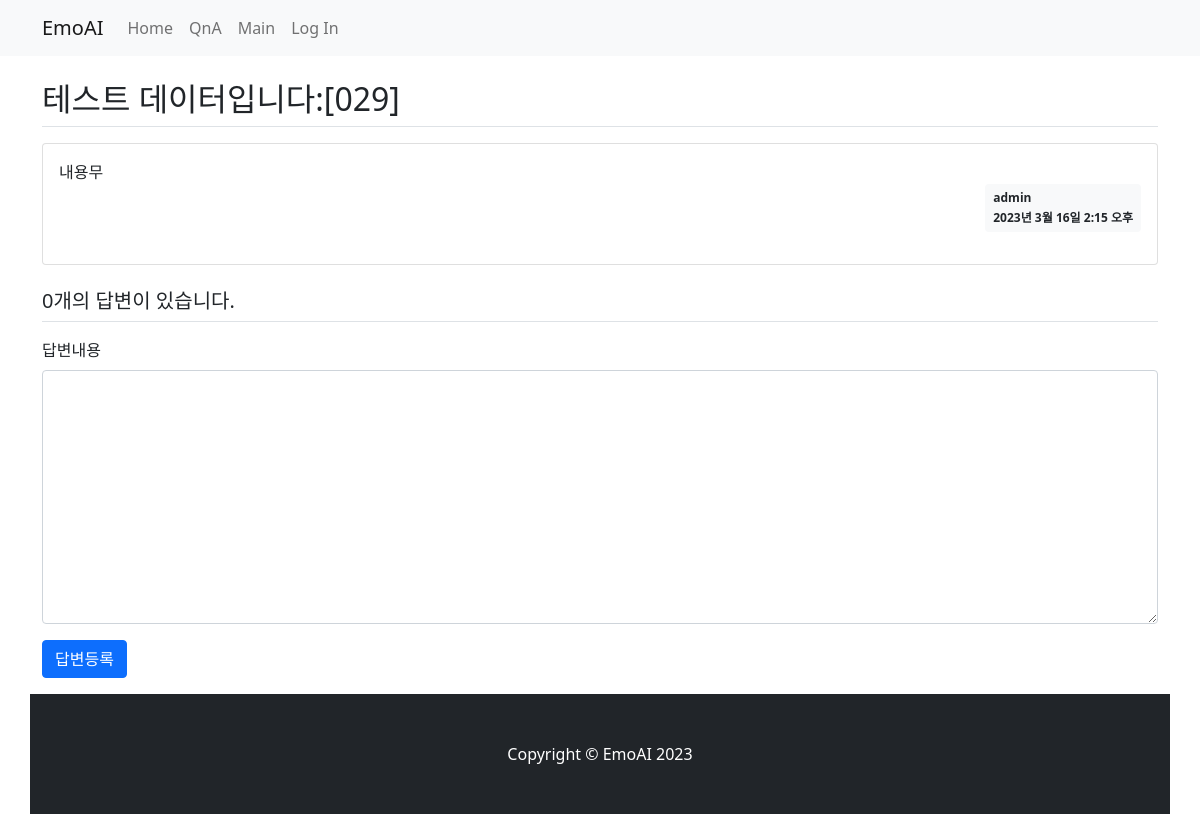
Page /QnA/32/ on the earlier database version.
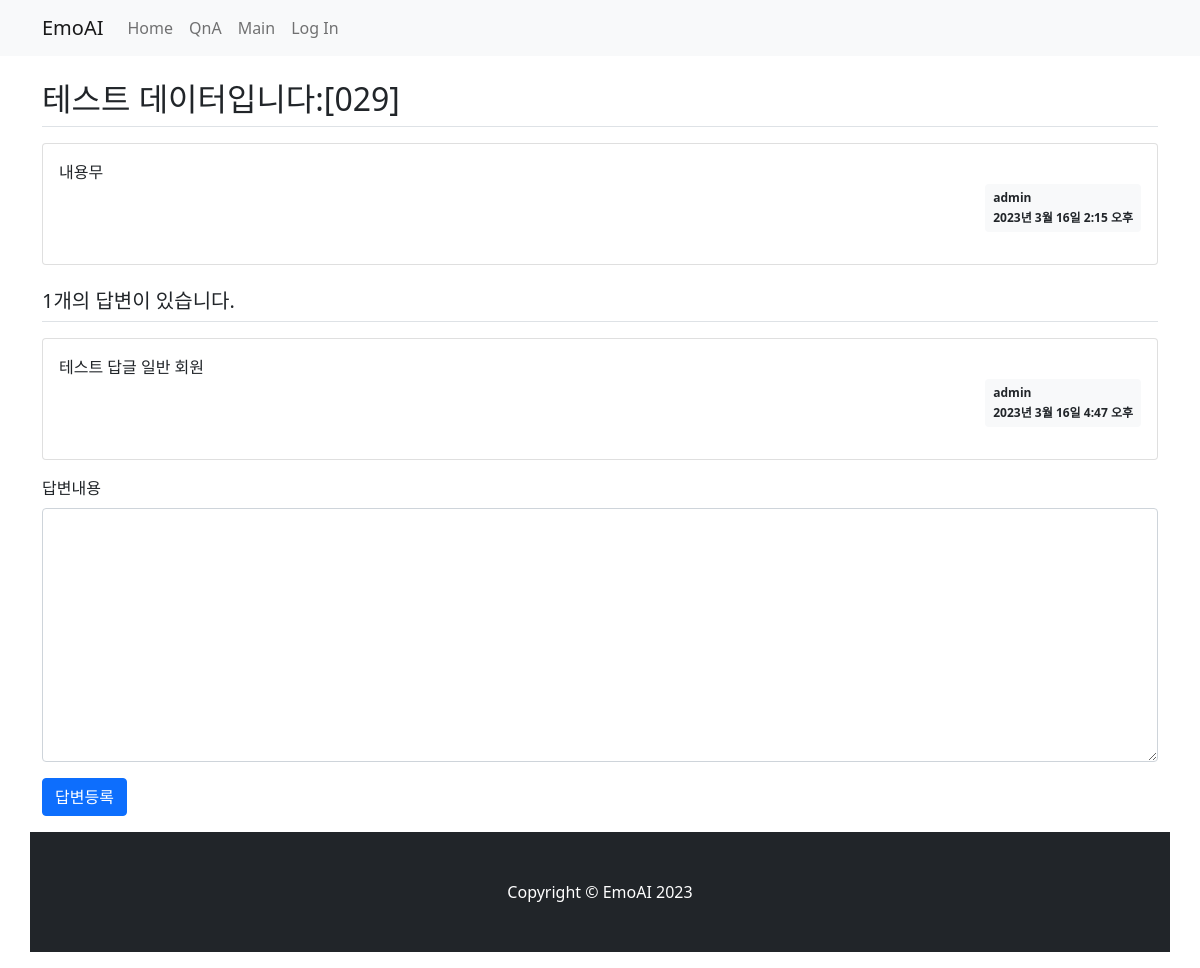
Same page on the later database version.
### QnA/models.py (models this page shows, shortened)
class Question(models.Model):
    author = models.ForeignKey(User, on_delete=models.CASCADE)
    subject = models.CharField(max_length=200)
    content = models.TextField()
    create_date = models.DateTimeField()
    modify_date = models.DateTimeField(null=True, blank=True)

class Answer(models.Model):
    author = models.ForeignKey(User, on_delete=models.CASCADE)
    question = models.ForeignKey(Question, on_delete=models.CASCADE)
    content = models.TextField()
    create_date = models.DateTimeField()
    modify_date = models.DateTimeField(null=True, blank=True)

### QnA/views.py (the view)
# urls.py: path('<int:question_id>/', views.detail, name='detail'),
def detail(request, question_id):
    question = get_object_or_404(Question, pk=question_id)
    context = {'question': question}
    return render(request, 'QnA/question_detail.html', context)

### templates/QnA/question_detail.html (shortened to what this page needs)
{% extends 'base.html' %}
{% block content %}
<div class="container my-3">
    <h2 class="border-bottom py-2">{{ question.subject }}</h2>
    <div class="card my-3">
        <div class="card-body">
            <div class="card-text" style="white-space: pre-line;">{{ question.content }}</div>
            <div class="d-flex justify-content-end">
                <div class="badge bg-light text-dark p-2 text-start">
                    <div class="mb-2">{{ question.author.username }}</div>
                    <div>{{ question.create_date }}</div>
                </div>
            </div>
        </div>
    </div>
    <h5 class="border-bottom my-3 py-2">{{question.answer_set.count}}개의 답변이 있습니다.</h5>
    {% for answer in question.answer_set.all %}
    <div class="card my-3">
        <div class="card-body">
            <div class="card-text" style="white-space: pre-line;">{{ answer.content }}</div>
            <div class="d-flex justify-content-end">
                <div class="badge bg-light text-dark p-2 text-start">
                    <div class="mb-2">{{ answer.author.username }}</div>
                    <div>{{ answer.create_date }}</div>
                </div>
            </div>
        </div>
    </div>
    {% endfor %}
    <form action="{% url 'QnA:answer_create' question.id %}" method="post" class="my-3">
        <div class="mb-3">
            <label for="content" class="form-label">답변내용</label>
            <textarea name="content" id="content" class="form-control" rows="10"></textarea>
        </div>
        <input type="submit" value="답변등록" class="btn btn-primary">
    </form>
</div>
{% endblock %}

Differences in the rows shown:
computed for Question "테스트 데이터입니다:[029]": answer_set.count "0" → "1"
added Answer: content "테스트 답글 일반 회원", author.username "admin", create_date "2023년 3월 16일 4:47 오후"
